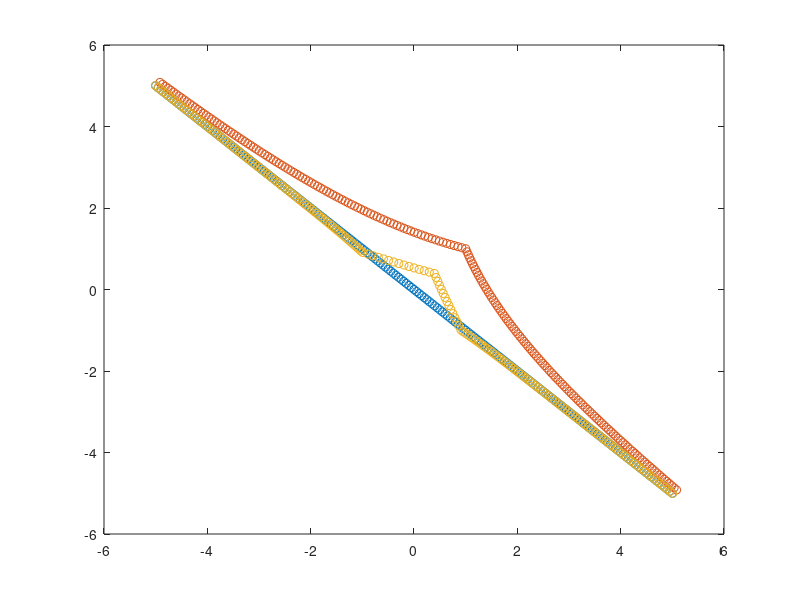

Recreate this plot in MATLAB.
clear all; close all; clc;
%create some points
x = -5:.05:5;
y = [x;-x];
%y2 = [x; x];
%y = [zeros(1,length(x)); x];
%w = -pi:.1:pi;
%y = [cos(w); sin(w)];


%g = @(t) exp(-.5*norm(t));
%g = @(t) norm(t);
%g = @(t) [1./(1+abs(t(1,:)).^2); .5*exp(-abs(t(2,:)))];
g = @(t) [exp(-0.5*abs(t(1,:))); exp(-0.5*abs(t(2,:)))];
%g = @(t) [abs(t(1,:)); abs(t(2,:))];

t = y+g(y);
%inv = fzero(x-g(x)-t,ones(size(t)));
inv = t-g(t);

plot(y(1,:),y(2,:),'o',t(1,:),t(2,:),'o',inv(1,:),inv(2,:),'o');
%plot(y(1,:),y(2,:),'ob',y2(1,:),y2(2,:),'ob',t(1,:),t(2,:),'or',t2(1,:),t2(2,:),'or');
%plot(yy(1,:),yy(2,:),'o',tt(1,:),tt(2,:),'o',tt2(1,:),tt2(2,:),'o',tt3(1,:),tt3(2,:),'o');
%plot(y(1,:),y(2,:),'o',t(1,:),t(2,:),'o',t2(1,:),t2(2,:),'o',t3(1,:),t3(2,:),'o',t4(1,:),t4(2,:),'o',t5(1,:),t5(2,:),'o',t6(1,:),t6(2,:),'o',t7(1,:),t7(2,:),'o',t8(1,:),t8(2,:),'o',t9(1,:),t9(2,:),'o');
%legend('Data','1 Slide','2 Slides','3 Slides')
% figure;
% plot(y(1,:),y(2,:),'o',t(1,:),t(2,:),'o',t2(1,:),t2(2,:),'o',t3(1,:),t3(2,:),'o');
% legend('Data','1 Twist','2 Twist','3 Twist');
